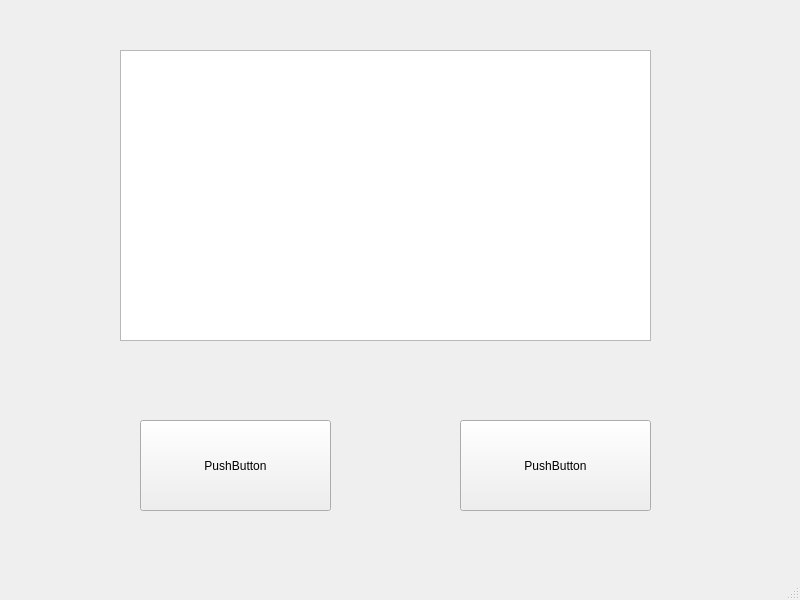
<?xml version="1.0" encoding="UTF-8"?>
<ui version="4.0">
 <class>MainWindow</class>
 <widget class="QMainWindow" name="MainWindow">
  <property name="geometry">
   <rect>
    <x>0</x>
    <y>0</y>
    <width>800</width>
    <height>600</height>
   </rect>
  </property>
  <property name="windowTitle">
   <string>MainWindow</string>
  </property>
  <widget class="QWidget" name="centralwidget">
   <widget class="QPushButton" name="pushButton">
    <property name="geometry">
     <rect>
      <x>140</x>
      <y>420</y>
      <width>191</width>
      <height>91</height>
     </rect>
    </property>
    <property name="text">
     <string>PushButton</string>
    </property>
   </widget>
   <widget class="QPushButton" name="pushButton_2">
    <property name="geometry">
     <rect>
      <x>460</x>
      <y>420</y>
      <width>191</width>
      <height>91</height>
     </rect>
    </property>
    <property name="text">
     <string>PushButton</string>
    </property>
   </widget>
   <widget class="PlotWidget" name="graphicsView">
    <property name="geometry">
     <rect>
      <x>120</x>
      <y>50</y>
      <width>531</width>
      <height>291</height>
     </rect>
    </property>
   </widget>
  </widget>
  <widget class="QMenuBar" name="menubar">
   <property name="geometry">
    <rect>
     <x>0</x>
     <y>0</y>
     <width>800</width>
     <height>22</height>
    </rect>
   </property>
  </widget>
  <widget class="QStatusBar" name="statusbar"/>
 </widget>
 <customwidgets>
  <customwidget>
   <class>PlotWidget</class>
   <extends>QGraphicsView</extends>
   <header>pyqtgraph</header>
  </customwidget>
 </customwidgets>
 <resources/>
 <connections/>
</ui>
